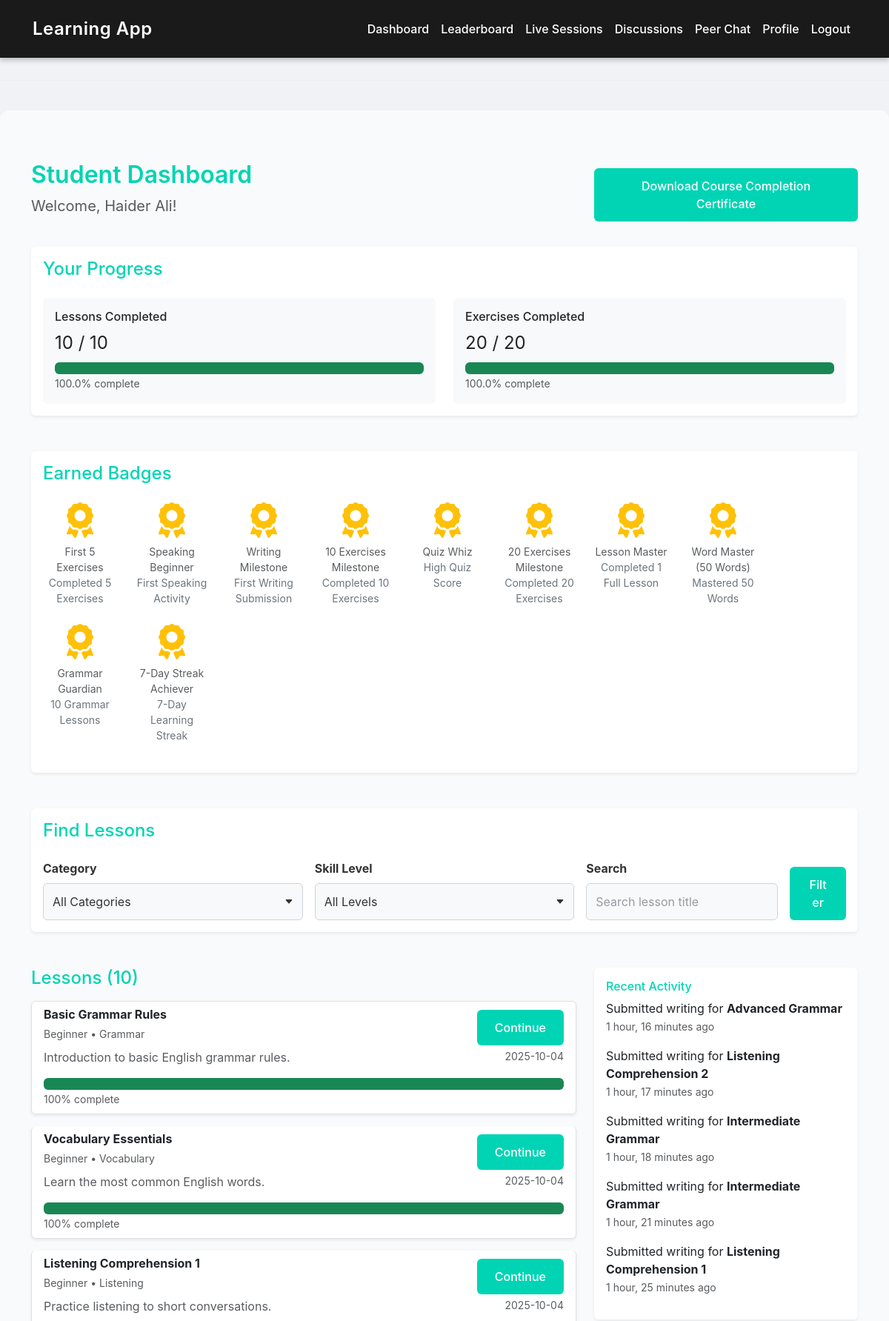
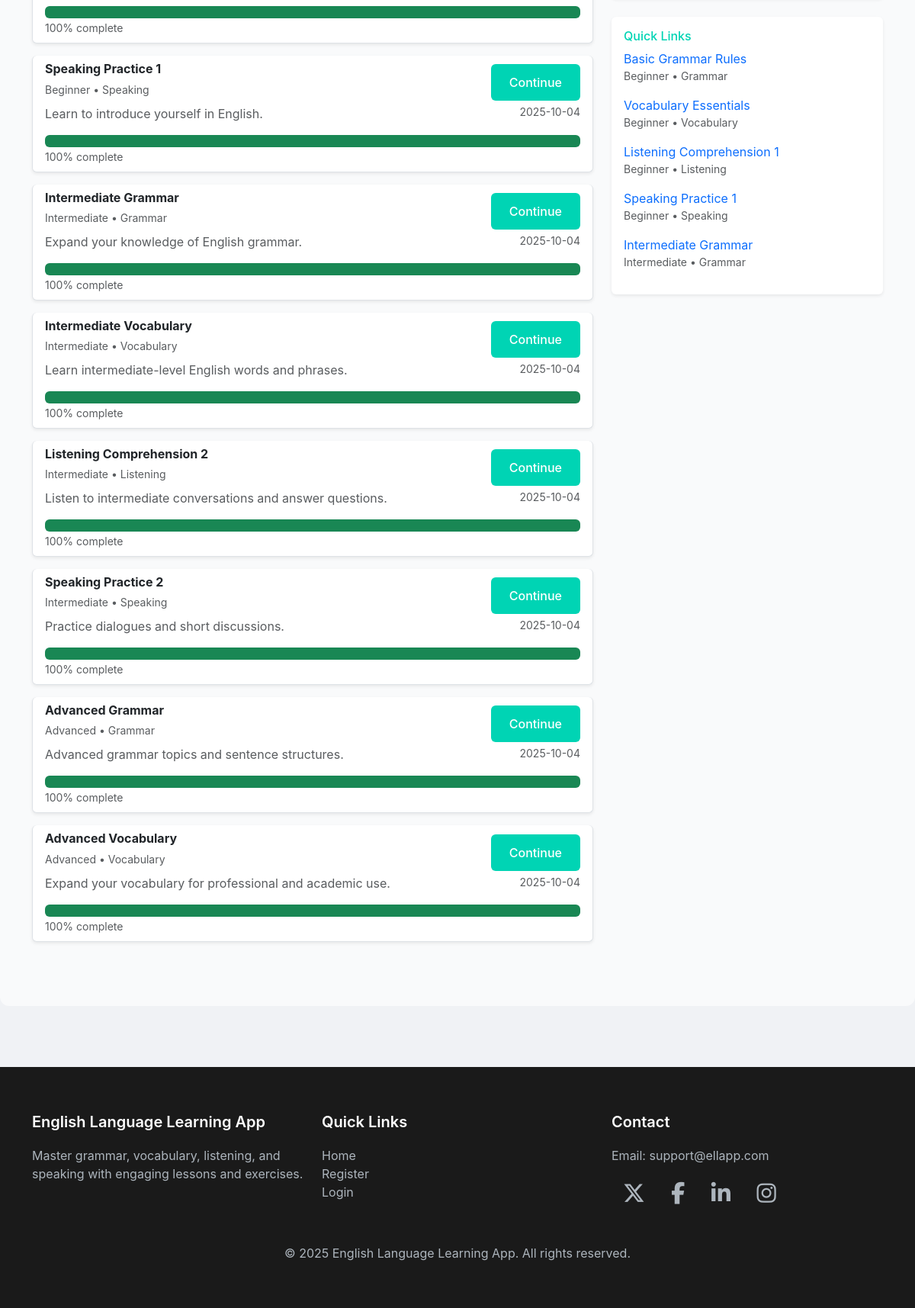
Page /student/dashboard/ (signed in) on the committed database (2 pictures, top to bottom).
### myapp/models.py (models this page shows, shortened)
class StudentBadge(models.Model):
    student = models.ForeignKey(UserRegister, on_delete=models.CASCADE, limit_choices_to={'role': 'student'})
    badge = models.ForeignKey(Badge, on_delete=models.CASCADE)
    earned_at = models.DateTimeField(auto_now_add=True)
    class Meta:
        unique_together = ('student', 'badge')

class Badge(models.Model):
    name = models.CharField(max_length=100)
    description = models.TextField()
    icon = models.ImageField(upload_to='badges/', null=True, blank=True)
    points_required = models.PositiveIntegerField(default=0)
    milestone_name = models.CharField(max_length=150, null=True, blank=True,
                                      help_text="Optional milestone achievement name")

class Lesson(models.Model):
    SKILL_LEVELS = [
        ('beginner', 'Beginner'),
        ('intermediate', 'Intermediate'),
        ('advanced', 'Advanced'),
    ]
    CATEGORIES = [
        ('grammar', 'Grammar'),
        ('vocabulary', 'Vocabulary'),
        ('listening', 'Listening'),
        ('speaking', 'Speaking'),
    ]
    title = models.CharField(max_length=150)
    description = models.TextField()
    skill_level = models.CharField(max_length=20, choices=SKILL_LEVELS)
    category = models.CharField(max_length=20, choices=CATEGORIES)
    created_by = models.ForeignKey(
        UserRegister,
        on_delete=models.CASCADE,
        limit_choices_to={'role': 'teacher'}
    )
    created_at = models.DateTimeField(auto_now_add=True)

class WritingSubmission(models.Model):
    user = models.ForeignKey(UserRegister, on_delete=models.CASCADE, limit_choices_to={'role': 'student'})
    exercise = models.ForeignKey(Exercise, on_delete=models.CASCADE)
    essay_text = models.TextField()
    grammar_feedback = models.TextField(null=True, blank=True)
    spelling_feedback = models.TextField(null=True, blank=True)
    submitted_at = models.DateTimeField(auto_now_add=True)

class Exercise(models.Model):
    TYPES = [
        ('quiz', 'Quiz'),
        ('speaking', 'Speaking'),
        ('writing', 'Writing'),
        ('listening', 'Listening'),
    ]
    lesson = models.ForeignKey(Lesson, on_delete=models.CASCADE, related_name="exercises")
    type = models.CharField(max_length=20, choices=TYPES)
    instructions = models.TextField()

### myapp/views.py (the view, shortened to what this page needs)
# urls.py: path('student/dashboard/', views.student_dashboard, name='student_dashboard'),
def student_dashboard(request):
    if request.session.get('user_role') != 'student':
        messages.error(request, "Unauthorized access")
        return redirect('login')
    student_id = request.session.get('user_id')
    student_name = request.session.get('user_name', 'Student')
    category = request.GET.get('category')
    skill_level = request.GET.get('skill_level')
    q = request.GET.get('q', '')
    lessons_qs = Lesson.objects.all().order_by('-created_at')
    if category:
        lessons_qs = lessons_qs.filter(category=category)
    if skill_level:
        lessons_qs = lessons_qs.filter(skill_level=skill_level)
    if q:
        lessons_qs = lessons_qs.filter(title__icontains=q)
    lessons_with_progress = []
    total_lessons = lessons_qs.count()
    completed_lessons = 0
    total_exercises = 0
    completed_exercises = 0
    for lesson in lessons_qs:
        total_ex = lesson.exercises.count()
        total_exercises += total_ex
        if total_ex == 0:
            percent = None
        else:
            completed_count = StudentProgress.objects.filter(
                student_id=student_id,
                lesson=lesson,
                completed=True
            ).values('exercise').distinct().count()
            if completed_count == total_ex and total_ex > 0:
                completed_lessons += 1
            completed_exercises += completed_count
            percent = int((completed_count / total_ex) * 100) if total_ex > 0 else None
        lessons_with_progress.append({
            'lesson': lesson,
            'percent': percent
        })
    lesson_progress_percent = round((completed_lessons / total_lessons * 100), 2) if total_lessons > 0 else 0
    exercise_progress_percent = round((completed_exercises / total_exercises * 100), 2) if total_exercises > 0 else 0
    all_lessons_completed = total_lessons > 0 and completed_lessons == total_lessons
    recent_lessons = Lesson.objects.all().order_by('-created_at')[:5]
    recent_exercises = Exercise.objects.all().order_by('-id')[:5]
    recent_submissions = WritingSubmission.objects.filter(user_id=student_id).order_by('-submitted_at')[:5]
    earned_badges = StudentBadge.objects.filter(student_id=student_id).select_related('badge')
    badge_count = earned_badges.count()
    badge_names = ", ".join([sb.badge.name for sb in earned_badges]) or "None"
    context = {
        'full_name': student_name,
        'lessons_with_progress': lessons_with_progress,
        'recent_lessons': recent_lessons,
        'recent_exercises': recent_exercises,
        'recent_submissions': recent_submissions,
        'earned_badges': earned_badges,
        'category_selected': category or '',
        'skill_selected': skill_level or '',
        'q': q,
        'CATEGORY_CHOICES': Lesson.CATEGORIES,
        'SKILL_CHOICES': Lesson.SKILL_LEVELS,
        'all_lessons_completed': all_lessons_completed,
        'total_lessons': total_lessons,
        'completed_lessons': completed_lessons,
        'total_exercises': total_exercises,
        'completed_exercises': completed_exercises,
        'lesson_progress_percent': lesson_progress_percent,
        'exercise_progress_percent': exercise_progress_percent,
    }
    return render(request, 'student_dashboard.html', context)

### templates/student_dashboard.html (shortened to what this page needs)
{% extends "base.html" %}
{% block content %}
<div class="container mt-5">
    <div class="row mb-4 align-items-center">
        <div class="col-md-8">
            <h2 style="color: #00d4b4; font-weight: 600;">Student Dashboard</h2>
            <p class="text-muted fs-5">Welcome, {{ full_name }}!</p>
        </div>
        {% if all_lessons_completed %}
            <div class="col-md-4 text-md-end">
                <a href="{% url 'student_dashboard' %}?download_certificate=1" class="btn btn-primary">
                    Download Course Completion Certificate
                </a>
            </div>
        {% endif %}
    </div>
    <div class="card shadow-sm border-0 mb-5">
        <div class="card-body">
            <h4 class="mb-4" style="color: #00d4b4;">Your Progress</h4>
            <div class="row g-4">
                <div class="col-md-6">
                    <div class="p-3 bg-light rounded">
                        <h6>Lessons Completed</h6>
                        <p class="fs-4 mb-0">{{ completed_lessons }} / {{ total_lessons }}</p>
                        <div class="progress mt-2" style="height: 16px;" data-bs-toggle="tooltip" title="{{ lesson_progress_percent }}% complete">
                            <div class="progress-bar bg-success" role="progressbar"
                                 style="width: {{ lesson_progress_percent }}%;"
                                 aria-valuenow="{{ lesson_progress_percent }}"
                                 aria-valuemin="0" aria-valuemax="100">
                            </div>
                        </div>
                        <small class="text-muted">{{ lesson_progress_percent }}% complete</small>
                    </div>
                </div>
                <div class="col-md-6">
                    <div class="p-3 bg-light rounded">
                        <h6>Exercises Completed</h6>
                        <p class="fs-4 mb-0">{{ completed_exercises }} / {{ total_exercises }}</p>
                        <div class="progress mt-2" style="height: 16px;" data-bs-toggle="tooltip" title="{{ exercise_progress_percent }}% complete">
                            <div class="progress-bar bg-success" role="progressbar"
                                 style="width: {{ exercise_progress_percent }}%;"
                                 aria-valuenow="{{ exercise_progress_percent }}"
                                 aria-valuemin="0" aria-valuemax="100">
                            </div>
                        </div>
                        <small class="text-muted">{{ exercise_progress_percent }}% complete</small>
                    </div>
                </div>
            </div>
        </div>
    </div>
    <div class="card shadow-sm border-0 mb-5">
        <div class="card-body">
            <h4 class="mb-4" style="color: #00d4b4;">Earned Badges</h4>
            {% if earned_badges %}
                <div class="d-flex flex-wrap">
                    {% for sb in earned_badges %}
                        <div class="text-center me-4 mb-4" style="width: 100px;" data-bs-toggle="tooltip" title="{{ sb.badge.description }}">
                            {% if sb.badge.icon %}
                                <img src="{{ sb.badge.icon.url }}" alt="{{ sb.badge.name }}" class="img-fluid rounded-circle mb-2" style="width: 70px; height: 70px; transition: transform 0.3s ease;">
                            {% else %}
                                <i class="fas fa-award fa-3x text-warning mb-2" style="transition: transform 0.3s ease;"></i>
                            {% endif %}
                            <small class="d-block text-muted">{{ sb.badge.name }}</small>
                            {% if sb.badge.milestone_name %}
                                <small class="d-block text-secondary">{{ sb.badge.milestone_name }}</small>
                            {% endif %}
                        </div>
                    {% endfor %}
                </div>
            {% else %}
                <p class="text-muted small mb-0">No badges earned yet. Complete exercises to earn badges!</p>
            {% endif %}
        </div>
    </div>
    <div class="card shadow-sm border-0 mb-5">
        <div class="card-body">
            <h4 class="mb-4" style="color: #00d4b4;">Find Lessons</h4>
            <form method="get" class="row g-3 align-items-end">
                <div class="col-md-4">
                    <label class="form-label fw-bold">Category</label>
                    <select name="category" class="form-control">
                        <option value="">All Categories</option>
                    </select>
                </div>
                <div class="col-md-4">
                    <label class="form-label fw-bold">Skill Level</label>
                    <select name="skill_level" class="form-control">
                        <option value="">All Levels</option>
                    </select>
                </div>
                <div class="col-md-3">
                    <label class="form-label fw-bold">Search</label>
                    <input type="search" name="q" class="form-control" placeholder="Search lesson title" value="{{ q }}">
                </div>
                <div class="col-md-1">
                    <button type="submit" class="btn btn-primary w-100">Filter</button>
                </div>
            </form>
        </div>
    </div>
    <div class="row">
        <div class="col-lg-8">
            <h4 class="mb-3" style="color: #00d4b4;">Lessons ({{ lessons_with_progress|length }})</h4>
            <div class="list-group mb-5">
                {% for item in lessons_with_progress %}
                    {% with lesson=item.lesson percent=item.percent %}
                        <div class="list-group-item shadow-sm mb-3 rounded" style="transition: transform 0.3s ease;">
                            <div class="d-flex justify-content-between align-items-center">
                                <div>
                                    <h6 class="mb-1 fw-bold">{{ lesson.title }}</h6>
                                    <small class="text-muted">
                                        {{ lesson.get_skill_level_display }} • {{ lesson.get_category_display }}
                                    </small>
                                    <p class="mb-0 mt-2 text-muted" style="max-width: 600px;">
                                        {{ lesson.description|truncatechars:140 }}
                                    </p>
                                </div>
                                <div class="text-end">
                                    <a href="{% url 'lesson_detail' lesson.pk %}" class="btn btn-sm btn-primary mb-1">Continue</a>
                                    <span class="d-block text-muted small">{{ lesson.created_at|date:"Y-m-d" }}</span>
                                </div>
                            </div>
                            <div class="mt-3">
                                {% if percent is None %}
                                    <small class="text-muted">No exercises yet</small>
                                {% else %}
                                    <div class="progress" style="height: 16px;" data-bs-toggle="tooltip" title="{{ percent }}% complete">
                                        <div class="progress-bar bg-success" role="progressbar"
                                             style="width: {{ percent }}%;"
                                             aria-valuenow="{{ percent }}" aria-valuemin="0" aria-valuemax="100">
                                        </div>
                                    </div>
                                    <small class="text-muted">{{ percent }}% complete</small>
                                {% endif %}
                            </div>
                        </div>
                    {% endwith %}
                {% empty %}
                    <div class="list-group-item text-center text-muted py-4">No lessons found for these criteria.</div>
                {% endfor %}
            </div>
        </div>
        <div class="col-lg-4">
            <div class="card shadow-sm border-0 mb-4">
                <div class="card-body">
                    <h6 style="color: #00d4b4;">Recent Activity</h6>
                    <ul class="list-unstyled mb-0">
                        {% for sub in recent_submissions %}
                            <li class="mb-3">
                                <div>Submitted {{ sub.exercise.type }} for <strong>{{ sub.exercise.lesson.title }}</strong></div>
                                <small class="text-muted">{{ sub.submitted_at|timesince }} ago</small>
                            </li>
                        {% empty %}
                            <li class="text-muted">No recent submissions</li>
                        {% endfor %}
                    </ul>
                </div>
            </div>
            <div class="card shadow-sm border-0">
                <div class="card-body">
                    <h6 style="color: #00d4b4;">Quick Links</h6>
                    <ul class="list-unstyled mb-0">
                        {% for l in recent_lessons %}
                            <li class="mb-3">
                                <a href="{% url 'lesson_detail' l.pk %}" class="text-decoration-none">{{ l.title }}</a>
                                <div class="small text-muted">{{ l.get_skill_level_display }} • {{ l.get_category_display }}</div>
                            </li>
                        {% endfor %}
                    </ul>
                </div>
            </div>
        </div>
    </div>
</div>
{% endblock %}

### templates/base.html (style rules this page uses)
body { background-color: #f0f2f5; font-family: 'Inter', -apple-system, BlinkMacSystemFont, sans-serif; color: #333; }
.form-label { display: block; font-weight: 500; color: #333; margin-bottom: 8px; font-size: 1rem; }
.form-control { width: 100%; padding: 12px; font-size: 1rem; border: 1px solid #ced4da; border-radius: 6px; background-color: #f8f9fa; color: #333; transition: border-color 0.3s ease, box-shadow 0.3s ease; }
.form-control::placeholder { color: #6c757d; opacity: 0.7; }
select.form-control { appearance: none; background-repeat: no-repeat; background-position: right 12px center; background-size: 12px; padding-right: 30px; }
.btn { padding: 12px 24px; font-size: 1rem; font-weight: 500; border-radius: 6px; border: none; cursor: pointer; transition: background-color 0.3s ease, transform 0.2s ease; }
.btn-primary { background-color: #00d4b4; color: #ffffff; }

### rows in the picture
StudentBadge: badge.name "First 5 Exercises", badge.milestone_name "Completed 5 Exercises"
StudentBadge: badge.name "Speaking Beginner", badge.milestone_name "First Speaking Activity"
StudentBadge: badge.name "Writing Milestone", badge.milestone_name "First Writing Submission"
StudentBadge: badge.name "10 Exercises Milestone", badge.milestone_name "Completed 10 Exercises"
StudentBadge: badge.name "Quiz Whiz", badge.milestone_name "High Quiz Score"
StudentBadge: badge.name "20 Exercises Milestone", badge.milestone_name "Completed 20 Exercises"
StudentBadge: badge.name "Lesson Master", badge.milestone_name "Completed 1 Full Lesson"
StudentBadge: badge.name "Word Master (50 Words)", badge.milestone_name "Mastered 50 Words"
StudentBadge: badge.name "Grammar Guardian", badge.milestone_name "10 Grammar Lessons"
StudentBadge: badge.name "7-Day Streak Achiever", badge.milestone_name "7-Day Learning Streak"
Lesson: lesson "Basic Grammar Rules", lesson.skill_level "Beginner", lesson.category "Grammar", lesson.description "Introduction to basic English grammar rules.", lesson.created_at "2025-10-04", percent "100", title "Basic Grammar Rules", skill_level "Beginner", category "Grammar"
Lesson: lesson "Vocabulary Essentials", lesson.skill_level "Beginner", lesson.category "Vocabulary", lesson.description "Learn the most common English words.", lesson.created_at "2025-10-04", percent "100", title "Vocabulary Essentials", skill_level "Beginner", category "Vocabulary"
Lesson: lesson "Listening Comprehension 1", lesson.skill_level "Beginner", lesson.category "Listening", lesson.description "Practice listening to short conversations.", lesson.created_at "2025-10-04", percent "100", title "Listening Comprehension 1", skill_level "Beginner", category "Listening"
Lesson: lesson "Speaking Practice 1", lesson.skill_level "Beginner", lesson.category "Speaking", lesson.description "Learn to introduce yourself in English.", lesson.created_at "2025-10-04", percent "100", title "Speaking Practice 1", skill_level "Beginner", category "Speaking"
Lesson: lesson "Intermediate Grammar", lesson.skill_level "Intermediate", lesson.category "Grammar", lesson.description "Expand your knowledge of English grammar.", lesson.created_at "2025-10-04", percent "100", title "Intermediate Grammar", skill_level "Intermediate", category "Grammar"
Lesson: lesson "Intermediate Vocabulary", lesson.skill_level "Intermediate", lesson.category "Vocabulary", lesson.description "Learn intermediate-level English words and phrases.", lesson.created_at "2025-10-04", percent "100"
Lesson: lesson "Listening Comprehension 2", lesson.skill_level "Intermediate", lesson.category "Listening", lesson.description "Listen to intermediate conversations and answer questions.", lesson.created_at "2025-10-04", percent "100"
Lesson: lesson "Speaking Practice 2", lesson.skill_level "Intermediate", lesson.category "Speaking", lesson.description "Practice dialogues and short discussions.", lesson.created_at "2025-10-04", percent "100"
Lesson: lesson "Advanced Grammar", lesson.skill_level "Advanced", lesson.category "Grammar", lesson.description "Advanced grammar topics and sentence structures.", lesson.created_at "2025-10-04", percent "100"
Lesson: lesson "Advanced Vocabulary", lesson.skill_level "Advanced", lesson.category "Vocabulary", lesson.description "Expand your vocabulary for professional and academic use.", lesson.created_at "2025-10-04", percent "100"
WritingSubmission: exercise.type "writing", exercise.lesson "Advanced Grammar", submitted_at "1 hour, 16 minutes"
WritingSubmission: exercise.type "writing", exercise.lesson "Listening Comprehension 2", submitted_at "1 hour, 17 minutes"
WritingSubmission: exercise.type "writing", exercise.lesson "Intermediate Grammar", submitted_at "1 hour, 18 minutes"
WritingSubmission: exercise.type "writing", exercise.lesson "Intermediate Grammar", submitted_at "1 hour, 21 minutes"
WritingSubmission: exercise.type "writing", exercise.lesson "Listening Comprehension 1", submitted_at "1 hour, 25 minutes"

### other values in the picture
{{ full_name }} "Haider Ali"
{{ completed_lessons }} "10"
{{ total_lessons }} "10"
{{ lesson_progress_percent }} "100.0"
{{ completed_exercises }} "20"
{{ total_exercises }} "20"
{{ exercise_progress_percent }} "100.0"
{{ lessons_with_progress|length }} "10"
